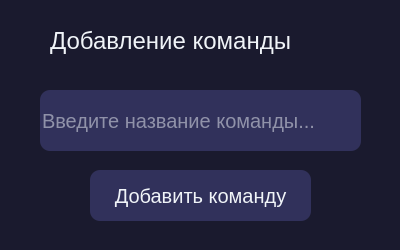
<?xml version="1.0" encoding="UTF-8"?>
<ui version="4.0">
 <class>Dialog</class>
 <widget class="QDialog" name="Dialog">
  <property name="geometry">
   <rect>
    <x>0</x>
    <y>0</y>
    <width>400</width>
    <height>250</height>
   </rect>
  </property>
  <property name="windowTitle">
   <string>Dialog</string>
  </property>
  <property name="styleSheet">
   <string notr="true">background-color: #1A1A2E;</string>
  </property>
  <widget class="QLabel" name="label">
   <property name="geometry">
    <rect>
     <x>50</x>
     <y>20</y>
     <width>311</width>
     <height>41</height>
    </rect>
   </property>
   <property name="styleSheet">
    <string notr="true">font-size: 24px;
text-transform: uppercase;
color: #F0F4F8;</string>
   </property>
   <property name="text">
    <string>Добавление команды</string>
   </property>
  </widget>
  <widget class="QLineEdit" name="lineEdit_playername">
   <property name="geometry">
    <rect>
     <x>40</x>
     <y>90</y>
     <width>321</width>
     <height>61</height>
    </rect>
   </property>
   <property name="styleSheet">
    <string notr="true">font-size: 20px;
border-radius: 10px;
color: #F0F4F8;
background-color: #31315B;</string>
   </property>
   <property name="placeholderText">
    <string>Введите название команды...</string>
   </property>
  </widget>
  <widget class="QPushButton" name="pushButton_addplayer">
   <property name="geometry">
    <rect>
     <x>90</x>
     <y>170</y>
     <width>221</width>
     <height>51</height>
    </rect>
   </property>
   <property name="styleSheet">
    <string notr="true">font-size: 20px;
border-radius: 10px;
color: #F0F4F8;
background-color: #31315B;</string>
   </property>
   <property name="text">
    <string>Добавить команду</string>
   </property>
  </widget>
 </widget>
 <resources/>
 <connections/>
</ui>
